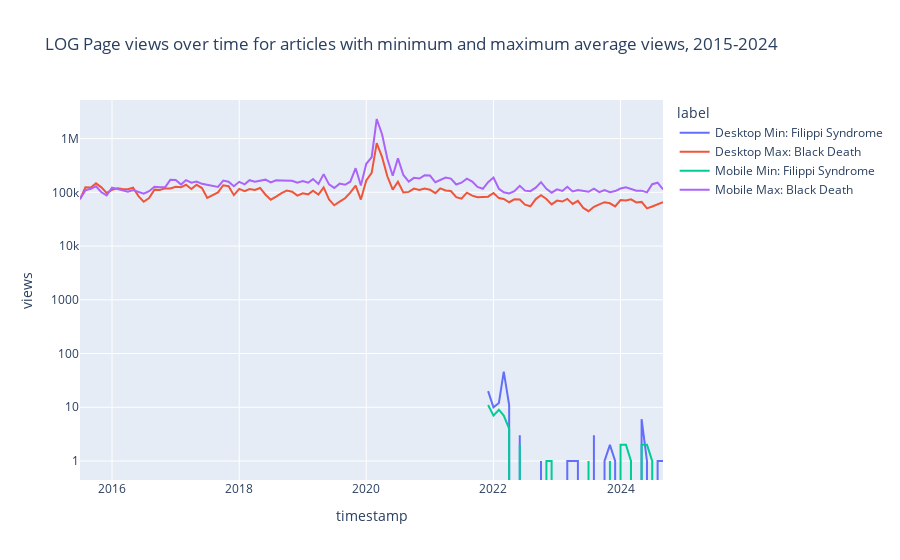

The notebook cell this image was saved under:
### Markdown cell above
The plot above is hard to read because min/max are on the same scale but differ by several orders of magnitude. To make it easier to see differences, I will adjust the y-axis to be on a log scale and re-plot:

### Code cell
fig.data[2].line.dash = 'solid'

fig.update_layout(
    yaxis_type = "log",
    title = "LOG Page views over time for articles with minimum and maximum average views, 2015-2024"
)

fig.show()
